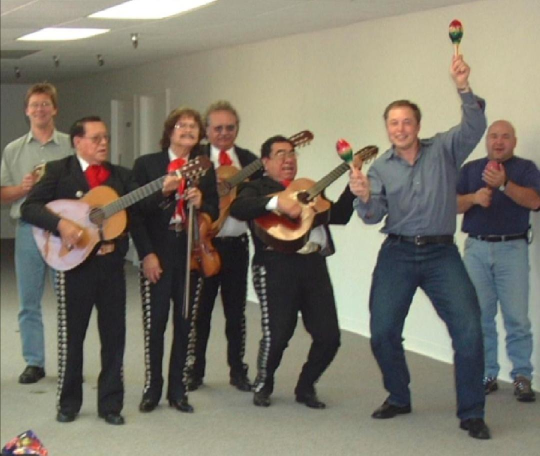
#> input picture Day2/elonmusk.jpg, 1080 x 911 px (shown at 1/2 size)
$ python Basics2.py
#> lines starting #> are read from the running program, lines starting #| are printed output that depends on the picture
#!/usr/bin/env python3
# -*- coding: utf-8 -*-
"""
Created on Sat Jan 18 13:20:25 2020

@author: toshitt
"""

import cv2
import matplotlib.pyplot as plt
import os
import imutils

print(os.getcwd())

img=cv2.imread("elonmusk.jpg")
#> img is the input picture: shape (911, 1080, 3); mean B, G, R 105.3, 118.5, 123.6
plt.imshow(img)
plt.show()

new_image=imutils.resize(img,width=570)
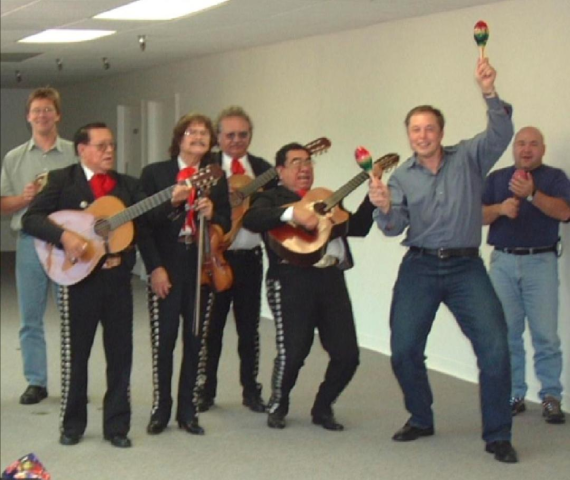
#> new_image: shape (480, 570, 3); mean B, G, R 105.3, 118.5, 123.6

#converting image to grey scale
gray=cv2.cvtColor(new_image,cv2.COLOR_BGR2GRAY)
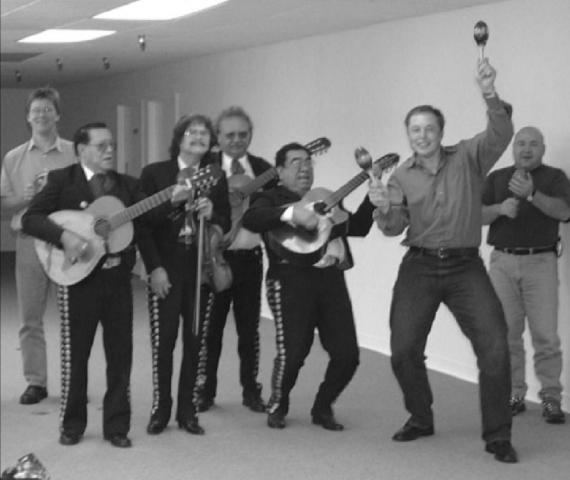
#> gray: shape (480, 570); min 16, max 255, mean 118.5
cv2.imshow("Gray Image",gray)
cv2.destroyAllWindows()


#Edge Detection
'''
edged=cv2.Canny(gray,150,140)
cv2.imshow("Edged",edged)
cv2.waitKey(0)
cv2.destroyAllWindows()
'''
#Image Thresholding
''''
thresh = cv2.threshold(gray,64,105,cv2.THRESH_BINARY_INV)[1]
cv2.imshow("Thresh",thresh)
cv2.waitKey(0)'''
